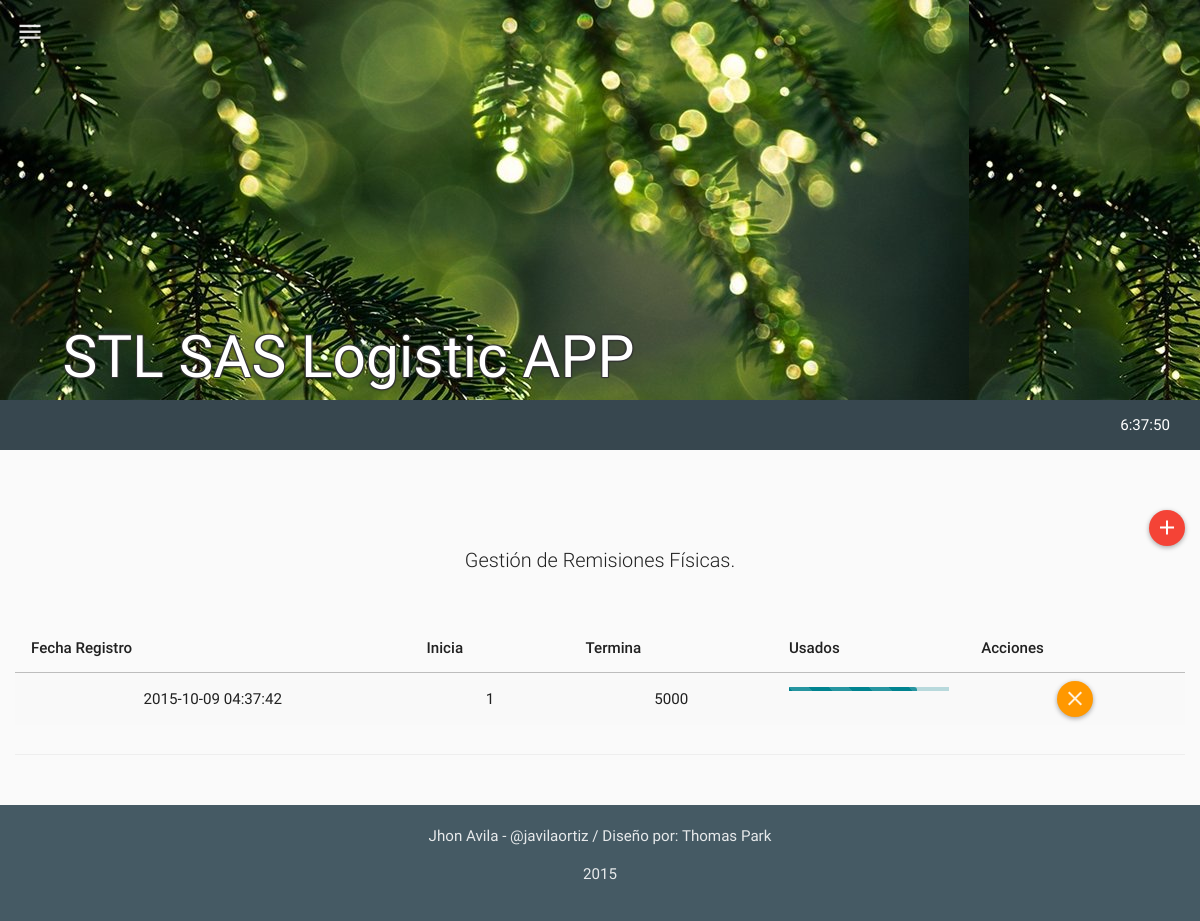
/mods/rfisicas/rfisicas.php (signed in), run on an earlier commit of the app's database.
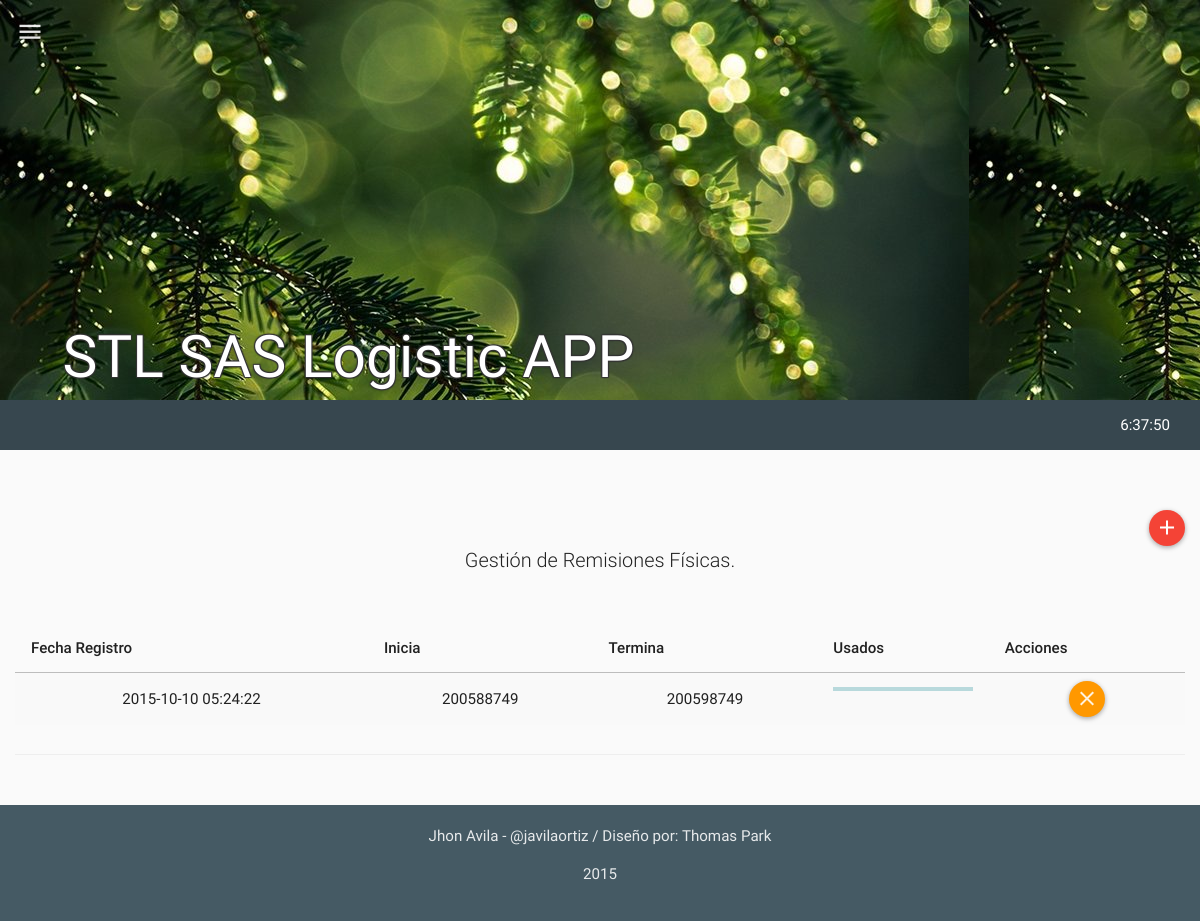
And on a later commit of the database.
### tables this page shows
CREATE TABLE IF NOT EXISTS `tbl_remisiones_fisicas` (
  `rf_id` int(11) NOT NULL,
  `rf_tipo_doc` varchar(60) NOT NULL,
  `rf_dig_ini` int(11) NOT NULL,
  `rf_dig_fin` int(11) NOT NULL,
  `rf_cant_usados` int(11) NOT NULL,
  `rf_timestamp` timestamp NOT NULL DEFAULT CURRENT_TIMESTAMP ON UPDATE CURRENT_TIMESTAMP,
  `rf_created` int(11) NOT NULL,
  `rf_estado` int(11) NOT NULL
);

### php/db.php (called while the page is built, shortened)
<?php
class con {
    private $host = 'localhost';
    private $user = 'root';
    private $pass = '';
    public $type = 'mysql';
    private $db = "bd_stl_logistica";
    public $lid = 0;
    function connect() {
        $connect = $this->type.'_connect';
        if (!$this->lid = $connect($this->host, $this->user, $this->pass)) {
        }
		else {
			$sql = $this->type.'_select_db';
			if (!$baseconections = $sql($this->db,$this->lid)) {
				mysql_query("SET NAMES 'utf8'");
			}
		}
		return ($this->lid);
 	}
}
?>

### php/rfisicas.php (the view, shortened to what this page needs)
<?php
class rfisicas{
  function get_rfisicas(){
    $con = new con();
    $rt = new route();
    if(isset($_SESSION["ses_id"])){
      $qry='SELECT * FROM tbl_remisiones_fisicas ORDER BY rf_timestamp DESC ';
      $res = mysql_query($qry);
      $item =" ";
      $script ="<script>$(document).ready(function(){";
      while($row_res = mysql_fetch_assoc($res)) {
          $porcentaje=(($row_res["rf_cant_usados"]*100)/($row_res["rf_dig_fin"]-$row_res["rf_dig_ini"]));
          if ($row_res["rf_estado"]==1) {
            $btn = '<div id="act-button" style="display:" onclick="change(1, '.$row_res['rf_id'].')" class="btn btn-floating-mini btn-success" title="Activar Paquete"><i class="md  md-done"></i></div>
                  <div id="des-button" style="display:none" onclick="change(2, '.$row_res['rf_id'].')" class="btn btn-floating-mini btn-warning" title="Desactivar Paquete"><i class="md  md-close"></i></div>';
          }else{
            $btn = '<div id="act-button" style="display:none" onclick="change(1, '.$row_res['rf_id'].')" class="btn btn-floating-mini btn-success" title="Activar Paquete"><i class="md  md-done"></i></div>
                  <div id="des-button" style="display:" onclick="change(2, '.$row_res['rf_id'].')" class="btn btn-floating-mini btn-warning" title="Desactivar Paquete"><i class="md  md-close"></i></div>';
          }
        $item.='
              <tr>
                <td>'.$row_res["rf_timestamp"].'</td>
                <td>'.$row_res["rf_dig_ini"].'</td>
                <td>'.$row_res["rf_dig_fin"].'</td>
                <td><div class="progress progress-striped active">
                      <div class="progress-bar" title="'.$row_res["rf_cant_usados"].'  ('.$porcentaje.'%)" style="width: '.$porcentaje.'%; height:10px;"></div>
                    </div>
                </td>
                <td>
                '.$btn.'
                </td>
              </tr>
        ';
        $script.='';
      }
      $script.='});</script>';
    }
    else{$rt->routing($rt->path("login"));}
    $html='
          <table class="table table-striped table-hover ">
            <thead>
              <tr>
                <th>Fecha Registro</th>
                <th>Inicia</th>
                <th>Termina</th>
                <th>Usados</th>
                <th>Acciones</th>
              </tr>
            </thead>
            <tbody>
              '.$item.'
            </tbody>
          </table>
    ';
    return $script.$html;
  }
}
?>

### php/jslib.php (shortened to what this page needs)
<?php
class jslib{
	function get_css(){
		$css = '
			<link rel="stylesheet" href="../../lib/bootstrap.css" type="text/css">
			<link rel="stylesheet" href="../../lib/font.css" type="text/css">
			<link rel="stylesheet" href="../../lib/materia.css" type="text/css">
		';
		return $css;
	}
}
?>

### mods/rfisicas/rfisicas.php (shortened to what this page needs)
<?php
include('../../php/jslib.php');
include('../../php/app_menu.php');
include('../../php/rfisicas.php');
include('../../php/html_snippets.php');
$app_menu = new app_menu();
$html_snippet = new html_snippets();
$rf = new rfisicas();
$libs = new jslib();
$css = $libs->get_css();
?>
<!DOCTYPE html>
<html lang="en">
  <head>
    <?php
      echo $css;
    ?>
  </head>
  <body class="mtr-grey-50">
    <nav id="topbar" class="toolbar toolbar-expanded mtr-light-blue-800">
      <div class="container-fluid header-title">
        <div class="row">
          <div class="col-sm-12">STL SAS Logistic APP</div>
        </div>
      </div>
    </nav>
    <nav class="toolbar toolbar-fixed">
      <div class="container-fluid">
        <div class="toolbar-header">
          <a  id="headerToggle" href="#" class="menu-toggle" data-ripple-centered="true" data-ripple-color="#fff">
            <i class="md md-menu"></i>
          </a>
        </div>
      </div>
    </nav>
        <?php echo $app_menu->build_menu(); ?>
    <div class="container-fluid">
      <div class="page-header" id="banner">
        <div class="row">
          <div class="col-sm-12 text-right">
            <div id='add-button' class='btn btn-floating-mini btn-danger' title="Nuevo"><i class='md  md-add'></i></div>
          </div>
          <div class="col-sm-12 text-center">
            <p class="lead">Gestión de Remisiones Físicas.<br><br></p>
            <p><?php echo $rf->get_rfisicas(); ?></p>
          </div>
        </div>
      </div>
    </div>
<?php echo $html_snippet->load_footer(); ?>
  </body>
</html>

### php/app_menu.php (shortened to what this page needs)
<?php
class app_menu{
  function build_menu(){
    $con = new con();
    $rt = new route();
    if(isset($_SESSION["ses_id"])){
      $qry='SELECT * FROM tbl_modulos AS M
            INNER JOIN tbl_usuarios AS U
            INNER JOIN tbl_permisos AS P
            INNER JOIN tbl_per_x_usu AS PxU
            INNER JOIN tbl_permisos_x_modulo AS PxM
            WHERE M.mo_id = PxM.pxm_mo_id
            AND PxM.pxm_pe_id = P.pe_id
            AND P.pe_id = PxU.pxu_pe_id
            AND PxU.pxu_us_id = U.us_id
            AND U.us_id = '.$_SESSION["ses_id"];
      $res = mysql_query($qry);
      $menuitem =" ";
      $script ="<script>$(document).ready(function(){";
      $script.='});</script>';
    }
    else{$rt->routing($rt->path("login"));}
    $html='
            <nav class="navbar navbar-inverse">
              <div class="container-fluid">
                <div class="navbar-header">
                  <button type="button" class="navbar-toggle collapsed" data-toggle="collapse" data-target="#bs-example-navbar-collapse-2">
                    <span class="sr-only">Toggle navigation</span>
                    <span class="icon-bar"></span>
                    <span class="icon-bar"></span>
                    <span class="icon-bar"></span>
                  </button>
                </div>
                <div class="collapse navbar-collapse" id="bs-example-navbar-collapse-2">
                  <ul class="nav navbar-nav">
                  '.$menuitem.'
                  </ul>
                  <ul class="nav navbar-nav navbar-right">
                    <li><a href="#" id="reloj">fecha / hora</a></li>
                  </ul>
                </div>
              </div>
            </nav>
    ';
    return $script.$html;
  }
}
?>

### php/html_snippets.php (shortened to what this page needs)
<?php
class html_snippets{
	function load_footer (){
		$html = '
		<footer class="container-fluid mtr-blue-grey-700">
	      <div class="row text-center">
	        <div class="col-sm-12">
	          <p>
	          	<a href="https://co.linkedin.com/in/javilaortiz" rel="nofollow">Jhon Avila</a>
	          	-
	          	<a href="https://twitter.com/javilaortiz">@javilaortiz</a>
	          	/
	          	Diseño por: <a href="http://thomaspark.me" rel="nofollow">Thomas Park</a</p>
	          <p>2015</p>
	        </div>
	      </div>
	    </footer>';
	    return $html;
	}
}
?>

What changed in the data, as far as the page shows it:
removed tbl_remisiones_fisicas: rf_timestamp "2015-10-09 04:37:42", rf_dig_ini "1", rf_dig_fin "5000", rf_cant_usados 4000 (drawn)
added tbl_remisiones_fisicas: rf_timestamp "2015-10-10 05:24:22", rf_dig_ini "200588749", rf_dig_fin "200598749"
